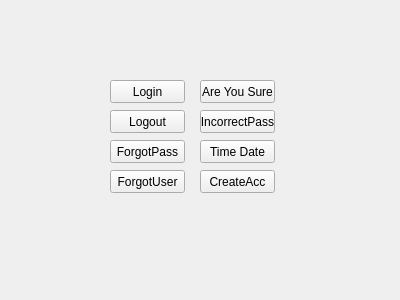
<?xml version="1.0" encoding="UTF-8"?>
<ui version="4.0">
 <class>DialogueGalore</class>
 <widget class="QWidget" name="DialogueGalore">
  <property name="geometry">
   <rect>
    <x>0</x>
    <y>0</y>
    <width>400</width>
    <height>300</height>
   </rect>
  </property>
  <property name="windowTitle">
   <string>Form</string>
  </property>
  <widget class="QPushButton" name="pushButton">
   <property name="geometry">
    <rect>
     <x>110</x>
     <y>80</y>
     <width>75</width>
     <height>23</height>
    </rect>
   </property>
   <property name="text">
    <string>Login</string>
   </property>
  </widget>
  <widget class="QPushButton" name="pushButton_2">
   <property name="geometry">
    <rect>
     <x>110</x>
     <y>110</y>
     <width>75</width>
     <height>23</height>
    </rect>
   </property>
   <property name="text">
    <string>Logout</string>
   </property>
  </widget>
  <widget class="QPushButton" name="pushButton_3">
   <property name="geometry">
    <rect>
     <x>110</x>
     <y>140</y>
     <width>75</width>
     <height>23</height>
    </rect>
   </property>
   <property name="text">
    <string>ForgotPass</string>
   </property>
  </widget>
  <widget class="QPushButton" name="pushButton_4">
   <property name="geometry">
    <rect>
     <x>200</x>
     <y>110</y>
     <width>75</width>
     <height>23</height>
    </rect>
   </property>
   <property name="text">
    <string>IncorrectPass</string>
   </property>
  </widget>
  <widget class="QPushButton" name="pushButton_5">
   <property name="geometry">
    <rect>
     <x>200</x>
     <y>140</y>
     <width>75</width>
     <height>23</height>
    </rect>
   </property>
   <property name="text">
    <string>Time Date</string>
   </property>
  </widget>
  <widget class="QPushButton" name="pushButton_6">
   <property name="geometry">
    <rect>
     <x>200</x>
     <y>170</y>
     <width>75</width>
     <height>23</height>
    </rect>
   </property>
   <property name="text">
    <string>CreateAcc</string>
   </property>
  </widget>
  <widget class="QPushButton" name="pushButton_7">
   <property name="geometry">
    <rect>
     <x>200</x>
     <y>80</y>
     <width>75</width>
     <height>23</height>
    </rect>
   </property>
   <property name="text">
    <string>Are You Sure</string>
   </property>
  </widget>
  <widget class="QPushButton" name="pushButton_8">
   <property name="geometry">
    <rect>
     <x>110</x>
     <y>170</y>
     <width>75</width>
     <height>23</height>
    </rect>
   </property>
   <property name="text">
    <string>ForgotUser</string>
   </property>
  </widget>
 </widget>
 <resources/>
 <connections/>
</ui>
